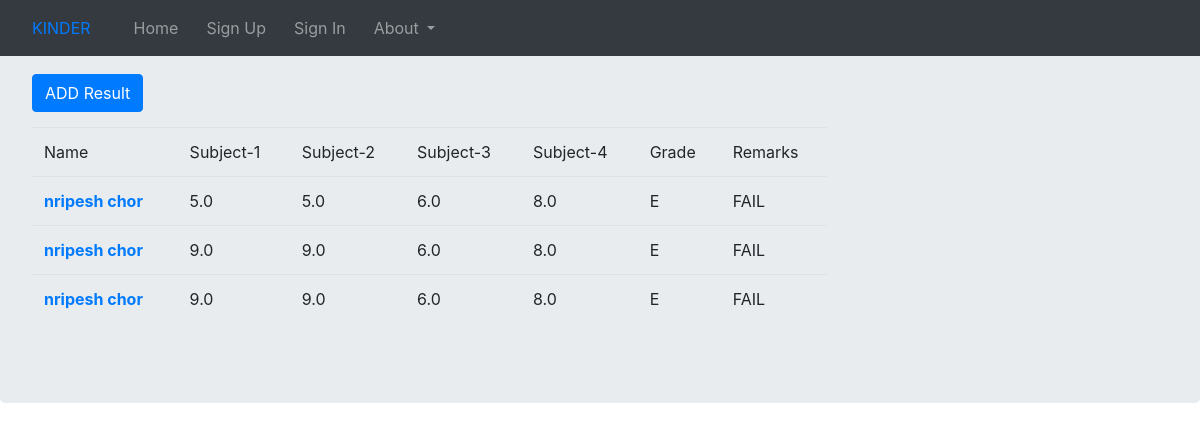
The page /home/result/ on the database as committed earlier.
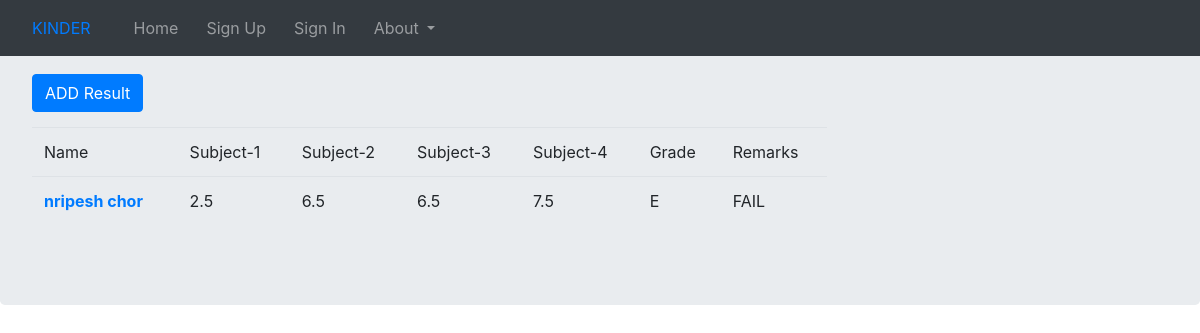
The same page on the database as committed later.
### second/models.py (models this page shows, shortened)
class Result(models.Model):
    name = models.ForeignKey(Attendance, on_delete=models.CASCADE)
    subject1 = models.DecimalField(max_digits=4, decimal_places=1)
    subject2 = models.DecimalField(max_digits=4, decimal_places=1)
    subject3 = models.DecimalField(max_digits=4, decimal_places=1)
    subject4 = models.DecimalField(max_digits=4, decimal_places=1)
    grade = models.CharField(max_length=2)
    remarks = models.TextField()

class Attendance(models.Model):
    full_name = models.CharField(max_length=30)
    roll = models.IntegerField()
    childid = models.IntegerField()
    present_days_count = models.PositiveIntegerField(default=0)
    def __str__(self):
        return self.full_name

### second/views.py (the view)
# urls.py: path('result/', views.result, name='result'),
def result(request):
    context = {
        'results': Result.objects.all()
    }
    return render(request, 'result.html', context)

### second/templates/result.html (shortened to what this page needs)
<!DOCTYPE html>
{% extends "base1.html" %}
{% block base2 %}
<html lang="en">
{% load static %}
<head>
</head>
<body>
<div class="jumbotron">
    <table class="table table-hover" id="myTable" style="width: 70%">
        <thead class="thead thead-dark">
        {% if user.user_teachers != "" %}
            <a class="btn btn-primary" href="{% url 'addresult' %}" style="margin-left: 0px; margin-top: 10px; margin-bottom: 15px;">ADD Result</a>
        {% endif %}
            <tr>
                <td>Name</td>
                <td>Subject-1</td>
                <td>Subject-2</td>
                <td>Subject-3</td>
                <td>Subject-4</td>
                <td>Grade</td>
                <td>Remarks</td>
            </tr>
        </thead>
        {% for result in results %}
        {% if user.user_teachers != "" %}
        <tr>
            {% if user.user_teachers != "" %}
            <td><b><a href="{% url 'result-detail' result.id %}">{{result.name}}</a></b></td>
            {% else %}
            <td>{{result.name}}</td>
            {% endif %}
            <td>{{result.subject1}}</td>
            <td>{{result.subject2}}</td>
            <td>{{result.subject3}}</td>
            <td>{{result.subject4}}</td>
            <td>{{result.grade}}</td>
            <td>{{result.remarks}}</td>
        </tr>
        {% endif %}
        {% endfor %}
    </table>
</div>
</body>
</html>
{% endblock %}

### second/templates/base1.html (shortened to what this page needs)
<!DOCTYPE html>
<html lang="en">
<head>
    {% load static %}
    <link rel="stylesheet" href="{% static 'bootstrap/css/bootstrap.min.css' %}" type="text/css">
    <link rel="stylesheet" href="{% static 'second.css' %}" type="text">
</head>
<body>
    <div class="container">
        <nav class="navbar navbar-expand-lg fixed-top navbar-dark bg-dark">
            <a class="nav-link" href="{% url 'index' %}" style="padding-right: 20px;">KINDER </a>
            <div class="container">
                <div class="collapse navbar-collapse" id="navbarSupportedContent">
                    <ul class="navbar-nav mr-auto">
                        {% if user.is_authenticated %}
                            <li class="nav-item">
                                <a class="nav-link" href="{% url 'home' %}" style="padding-right: 20px;">Home <span
                                    class="sr-only">(current)</span></a>
                            </li>
                            <li class="nav-item">
                                <a class="nav-link" href="{% url 'profile' %}" style="padding-right: 20px;">Profile</a>
                            </li>
                            <li class="nav-item">
                                <a class='btn btn-outline-danger' href="{% url 'logout' %}">Log Out</a>
                            </li>
                        {% else %}
                            <li class="nav-item">
                                <a class="nav-link" href="{% url 'index' %}" style="padding-right: 20px;">Home </a>
                            </li>
                            <li class="nav-item">
                                <a class="nav-link" href="{% url 'signup' %}" style="padding-right: 20px;">Sign Up</a>
                            </li>
                            <li class="nav-item">
                                <a class="nav-link" href="{% url 'login' %}" style="padding-right: 20px;">Sign In</a>
                            </li>
                            <li class="nav-item dropdown">
                                <a class="nav-link dropdown-toggle" href="#" id="navbarDropdown" role="button"
                                    data-toggle="dropdown" aria-haspopup="true" aria-expanded="false">
                                    About
                                </a>
                            </li>
                        {% endif %}
                    </ul>
                </div>
            </div>
        </nav>
    </div>
    {% block base2 %}
    {% endblock %}
</body>
</html>

Rows that differ between the two databases and show on the page:
removed Result: name "nripesh chor", subject1 "9.0", subject2 "9.0", subject3 "6.0", subject4 "8.0"
removed Result: name "nripesh chor", subject1 "9.0", subject2 "9.0", subject3 "6.0", subject4 "8.0"
changed Result "nripesh chor": subject1 "5.0" → "2.5"; subject2 "5.0" → "6.5"; subject3 "6.0" → "6.5"; subject4 "8.0" → "7.5"
